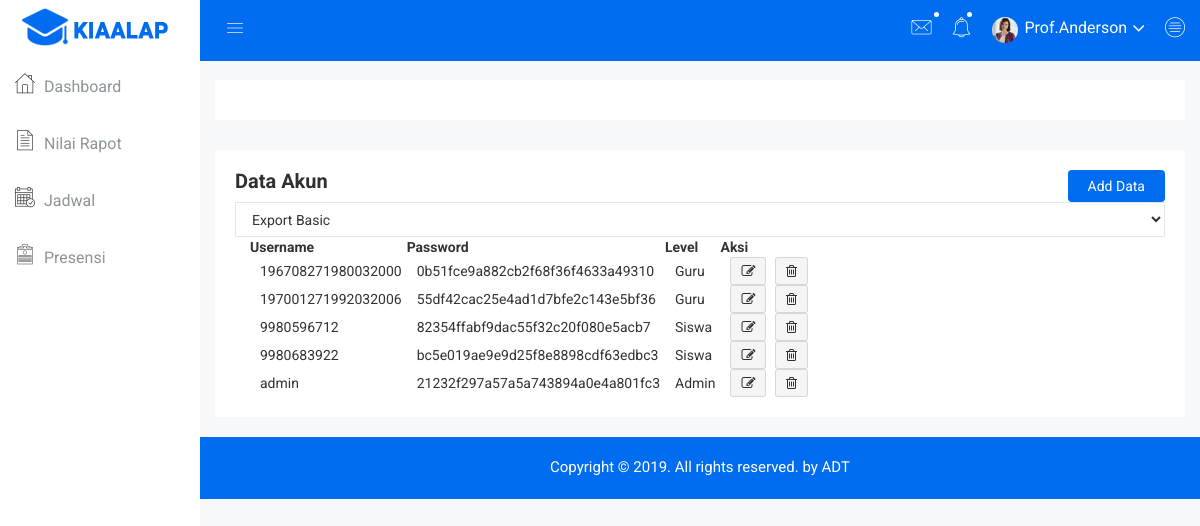
Page /index.php/c_akun on the committed database.
### tables this page shows
CREATE TABLE `akun` (
  `uname` varchar(50) NOT NULL,
  `pwd` varchar(100) NOT NULL,
  `level` int(11) NOT NULL
);

### application/controllers/C_akun.php (called while the page is built, shortened)
<?php
class C_akun extends CI_Controller {
	function __construct(){
		$this->load->model('M_akun');
	}
	public function index()
	{
		$data['akun']=$this->M_akun->listAkun();
		$this->load->view('menuadm/akun', $data);
	}
}

### index.php (called while the page is built, shortened)
<?php
require_once BASEPATH.'core/CodeIgniter.php';

### application/models/M_akun.php (called while the page is built, shortened)
<?php
class M_akun extends CI_Model{
	public function listAkun()
	{
		$query=$this->db->query("SELECT * FROM akun");
		return $query->result();
	}
}
?>

### application/views/menuadm/akun.php (the view, shortened to what this page needs)
<div class="breadcome-area">
    <div class="container-fluid">
        <div class="row">
            <div class="col-lg-12 col-md-12 col-sm-12 col-xs-12">
                <div class="breadcome-list single-page-breadcome">
                </div>
            </div>
        </div>
    </div>
</div>
</div>
<div class="data-table-area mg-b-15">
    <div class="container-fluid">
        <div class="row">
            <div class="col-lg-12 col-md-12 col-sm-12 col-xs-12">
                <div class="sparkline13-list">
                    <div class="sparkline13-hd">
                        <div class="main-sparkline13-hd">
                            <h1>Data Akun</h1>
                        </div>
                        <div class="add-product">
                            <a href="<?php echo base_url('C_admin/addakun'); ?>">Add Data</a>
                        </div>
                    </div>
                    <div class="sparkline13-graph">
                        <div class="datatable-dashv1-list custom-datatable-overright">
                            <div id="toolbar">
                                <select class="form-control dt-tb">
                                 <option value="">Export Basic</option>
                             </select>
                         </div>
                         <table id="table" data-toggle="table" data-pagination="true" data-search="true" data-show-columns="true" data-show-pagination-switch="true" data-show-refresh="true" data-key-events="true" data-show-toggle="true" data-resizable="true" data-cookie="true"
                         data-cookie-id-table="saveId" data-show-export="true" data-click-to-select="true" data-toolbar="#toolbar">
                         <thead>
                            <tr>
                                <th data-field="state" data-checkbox="true"></th>
                                <th data-field="uname">Username</th>
                                <th data-field="pwd" data-editable="true">Password</th>
                                <th data-field="level" data-editable="true">Level</th>
                                <th data-field="aksi">Aksi</th>
                            </tr>
                        </thead>
                        <tbody>
                            <?php
                            foreach ($akun as $value) { ?>
                            <tr>
                                <td></td>
                                <td><?php echo $value->uname ?></td>
                                <td><?php echo $value->pwd ?></td>
                                <td><?php if($value->level == 1){echo "Guru";}else if($value->level == 0){echo "Admin";}else{echo "Siswa";} ?></td>
                                <td class="datatable-ct">
                                    <a href="<?php echo base_url('C_admin/editakun/'.$value->uname) ?>"><button data-toggle="tooltip" title="Edit" class="pd-setting-ed"><i class="fa fa-pencil-square-o" aria-hidden="true"></i></button></a>
                                    <a href="<?php echo base_url('C_admin/deleteakun/'.$value->uname) ?>"><button data-toggle="tooltip" title="Trash" class="pd-setting-ed"><i class="fa fa-trash-o" aria-hidden="true"></i></button></a>
                                </td>
                            </tr>
                            <?php
                        } ?>
                    </tbody>
                </table>
            </div>
        </div>
    </div>
</div>
</div>
</div>
</div>
<div class="footer-copyright-area">
    <div class="container-fluid">
        <div class="row">
            <div class="col-lg-12 col-md-12 col-sm-12 col-xs-12">
                <div class="footer-copy-right">
                    <p>Copyright © 2019. All rights reserved. by <a href="https://instagram.com/">ADT</a></p>
                </div>
            </div>
        </div>
    </div>
</div>
</div>

### assets/css/main.css (style rules this page uses)
html { color: #222; font-size: 1em; line-height: 1.4; }

### rows in the picture
akun: uname "196708271980032000", pwd "0b51fce9a882cb2f68f36f4633a49310", level "Guru"
akun: uname "197001271992032006", pwd "55df42cac25e4ad1d7bfe2c143e5bf36", level "Guru"
akun: uname "9980596712", pwd "82354ffabf9dac55f32c20f080e5acb7", level "Siswa"
akun: uname "9980683922", pwd "bc5e019ae9e9d25f8e8898cdf63edbc3", level "Siswa"
akun: uname "admin", pwd "21232f297a57a5a743894a0e4a801fc3", level "Admin"
